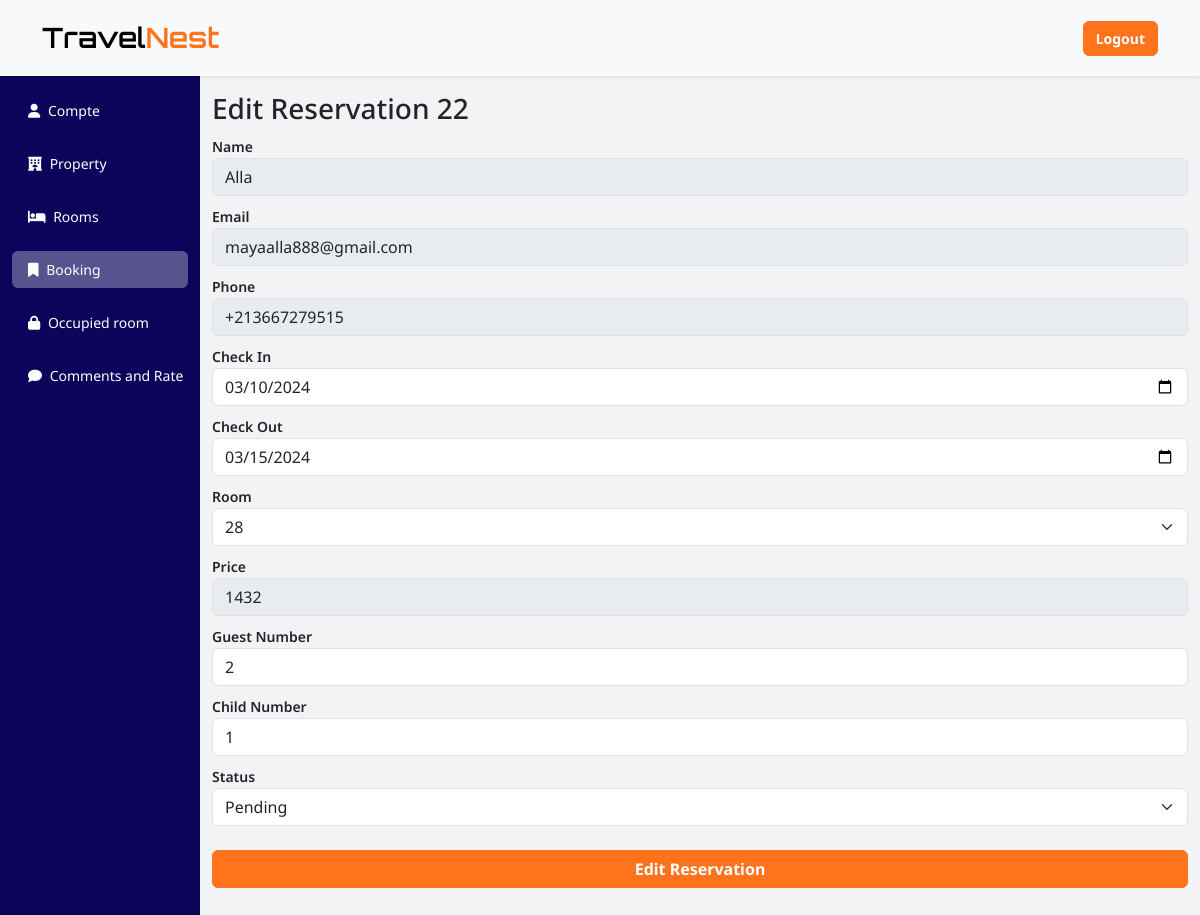
The app's page /property/editbooking.php?id=22 (signed in) with its own data.
### tables this page shows
CREATE TABLE `user` (
  `id` int(11) NOT NULL,
  `username` varchar(50) NOT NULL,
  `name` varchar(50) NOT NULL,
  `age` int(11) NOT NULL,
  `prename` varchar(50) NOT NULL,
  `password` varchar(511) NOT NULL,
  `email` varchar(50) NOT NULL,
  `phone` varchar(50) NOT NULL,
  `pays` varchar(50) NOT NULL,
  `image` varchar(512) DEFAULT NULL
);

CREATE TABLE `reservation` (
  `id` int(11) NOT NULL,
  `user_id` int(11) DEFAULT NULL,
  `room_id` int(11) NOT NULL,
  `date_debut` date NOT NULL,
  `date_fin` date NOT NULL,
  `nbr_person` int(11) NOT NULL,
  `status` varchar(50) NOT NULL,
  `hotel_id` int(11) NOT NULL,
  `Total_price` float DEFAULT NULL,
  `nbr_child` int(11) DEFAULT 0,
  `reservation_date` date NOT NULL DEFAULT curdate()
);

### property/editbooking.php (the view, shortened to what this page needs)
<?php
  include('../db.php');
  if($_SESSION['partner'] == "" ){
    echo '<script>window.location.href = "index.php"</script>';
  }else{
    $sqlpartner = 'select * from partner where username = "'.$_SESSION['partner'].'"';
    $rsltpartner = mysqli_query($conn, $sqlpartner);
    $rowpartner = mysqli_fetch_assoc($rsltpartner);
  }
  $sqlhotel = 'select * from hotel where id in (select hotel_id from partnerhotel where partner_id = "'.$rowpartner['id'].'")';
    $rslthotel = mysqli_query($conn, $sqlhotel);
    $rowhotel = mysqli_fetch_assoc($rslthotel);
    $hotelid = $rowhotel['id'];
    $id = $_GET['id'];
    $sql = 'select * from reservation where id = "'.$id.'"';
    $rslt = mysqli_query($conn, $sql);
    $row = mysqli_fetch_assoc($rslt);
    if($row['user_id'] != null){
        $sqluser = 'select * from user where id = "'.$row['user_id'].'"';
        $rsltuser = mysqli_query($conn, $sqluser);
        $rowuser = mysqli_fetch_assoc($rsltuser);
        $name = $rowuser['name'];
        $email = $rowuser['email'];
        $phone = $rowuser['phone'];
    }else{
        $name = 'User Deleted';
        $email = 'User Deleted';
        $phone = 'User Deleted';
    }
    $action = 'editbooking.php?id='.$id;
?>
<!DOCTYPE html>
<html lang="en">
<head>
    <link rel="stylesheet" href="../css/bootstrap.css">
    <link rel="stylesheet" href="../css/style.css">
    <link rel="stylesheet" href="https://cdnjs.cloudflare.com/ajax/libs/font-awesome/6.5.1/css/all.min.css" />
    <link rel="stylesheet" href="https://cdn.jsdelivr.net/npm/bootstrap-icons@1.11.3/font/bootstrap-icons.min.css">
</head>
<body>
    <?php include('header.php'); ?>
    <div class="container-fluid">
        <div class="row  flex-nowrap">
            <div class="col-2 dash-nav py-2 bg-info text-white" style="overflow-x:hidden !important; font-size: 14px !important">
              <form action="" method="post">
              <ul class="list-group dash-nav-ui  bg-info text-white" id="dash-nav-ui">
                <li class="list-group-item rounded bg-info text-white bg-info my-2" style="border: none !important;" ><a class="text-white bg-info link" href="partner.php"><i style="margin-left:0 !important" class="mx-1 fa-solid fa-user"></i> <span>Compte</span></a></li>
                <li class="list-group-item rounded bg-info text-white bg-info my-2" style="border: none !important;" ><a class="text-white bg-info link" href="property.php"><i style="margin-left:0 !important" class="mx-1 fa-solid fa-hotel"></i> <span>Property</span></a></li>
                <li class="list-group-item rounded bg-info text-white bg-info my-2" style="border: none !important;" ><a class="text-white bg-info link" href="rooms.php"><i style="margin-left:0 !important" class="mx-1 fa-solid fa-bed"></i> <span>Rooms</span></a></li>
                <li class="list-group-item rounded bg-info text-white bg-info my-2 active" style="border: none !important;" ><a class="text-white bg-info link" href="booking.php"><i style="margin-left:0 !important" class="mx-1 fa-solid fa-bookmark"></i> <span>Booking</span></a></li>
                <li class="list-group-item rounded bg-info text-white bg-info my-2" style="border: none !important;" ><a class="text-white bg-info link" href="occupedroom.php"><i style="margin-left:0 !important" class="mx-1 fa-solid fa-lock"></i> <span>Occupied room</span></a></li>
                <li class="list-group-item rounded bg-info text-white bg-info my-2" style="border: none !important;" ><a class="text-white bg-info link" href="commentrate.php"><i style="margin-left:0 !important" class="mx-1 fa-solid fa-comment"></i> <span>Comments and Rate</span></a></li>
              </ul>
              </form>
            </div>
            <div class="col py-3">
                <h3>Edit Reservation <?php echo $id ?> </h3>
                <form action="<?php echo $action ?>" method="post">
                <label for="name">Name</label>
                <input type="text" name="name" class="form-control mb-2" value="<?php echo $name ?>" disabled>
                <label for="email">Email</label>
                <input type="text" name="email" class="form-control mb-2" value="<?php echo $email ?>" disabled>
                <label for="phone">Phone</label>
                <input type="text" name="phone" class="form-control mb-2" value="<?php echo $phone ?>" disabled>
                <label for="checkin">Check In</label>
                <input type="date" name="checkin" class="form-control mb-2" value="<?php echo $row['date_debut'] ?>">
                <label for="checkout">Check Out</label>
                <input type="date" name="checkout" class="form-control mb-2" value="<?php echo $row['date_fin'] ?>">
                <label for="room">Room</label>
                <select name="room" class='form-select mb-2'>
                    <?php
                        $sqlroom = 'select * from room where hotel_id = "'.$hotelid.'"';
                        $rsltroom = mysqli_query($conn, $sqlroom);
                        while($rowroom = mysqli_fetch_assoc($rsltroom)){
                            if($row['room_id'] == $rowroom['id']){
                                echo '<option value="'.$rowroom['id'].'" selected>'.$rowroom['id'].'</option>';
                            }else{
                                echo '<option value="'.$rowroom['id'].'">'.$rowroom['id'].'</option>';
                            }
                        }
                    ?>
                </select>
                <label for="price">Price</label>
                <input type="text" name="price" class="form-control mb-2" value="<?php echo $row['Total_price'] ?>" disabled>
                <label for="guest">Guest Number</label>
                <input type="text" name="guest" class="form-control mb-2" value="<?php echo $row['nbr_person']  ?>">
                <label for="status">Child Number</label>
                <input type="text" name="child" class="form-control mb-2" value="<?php echo $row['nbr_child']  ?>">
                <label for="status">Status</label>
                <select name="status" class='form-select mb-2'>
                    <option value="pending" <?php if($row['status'] == 'pending'){echo 'selected';} ?>>Pending</option>
                </select>
                <button type="submit" name="editreservation" class="btn btn-primary text-white fw-bold mb-5" style="width: 100%; margin-top: 16px;">Edit Reservation</button>
                </form>
            </div>
        </div>
    </div>
</body>
</html>

### property/editbooking.php (style rules this page uses)
h1, h2, h3, h4, p, .btn, label, input, select, option,a { font-family: 'Noto Sans', sans-serif !important; }
a { text-decoration: none; }
body { background-color: #f3f3f5; }
li { transition: 0.2s background-color; }
a { transition: 0.2s background-color; }
.dash-nav-ui { position: relative; flex-shrink: 0; }
.link { white-space: nowrap !important; overflow: hidden; }
.active a { background-color: #58538e !important; }
.active { background-color: #58538e !important; }
label { font-size: 14px; font-weight: 600; }
input::placeholder { color: #00000050 !important; font-weight: 600 !important; }
.col-2 { min-height: 100vh; }

### records on screen
user: name "Alla", email "mayaalla888@gmail.com", phone "+213667279515"
reservation: checkin "03/10/2024", checkout "03/15/2024", price "1432", guest "2", child "1"

### other values on screen
$id "22"
form field room "28"
